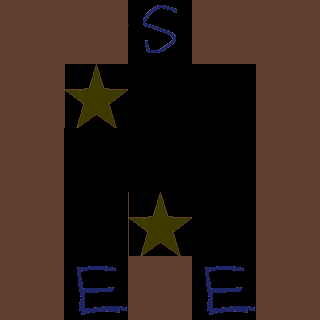

The image is a tile-based game level rendered from a .tmx file. Its description and complete source (layers, tilesets, objects, tile grids) follow:
An orthogonal 5x5 tile map with 64x64 px tiles, 2 tile layers (Tile Layer 1, Special Tiles), 2 tilesets.

<map version="1.0" orientation="orthogonal" renderorder="right-down" width="5" height="5" tilewidth="64" tileheight="64" nextobjectid="9">
 <tileset firstgid="1" name="SinglePipeTileset" tilewidth="64" tileheight="64" tilecount="16" columns="4">
  <image source="SinglePipeTileset.png" width="256" height="256" />
 </tileset>
 <tileset firstgid="17" name="Objects" tilewidth="64" tileheight="64" tilecount="16" columns="4">
  <image source="ObjectsTileSet.png" width="256" height="256" />
 </tileset>
 <layer name="Tile Layer 1" width="5" height="5">
  <data>
   <tile gid="0" />
   <tile gid="0" />
   <tile gid="9" />
   <tile gid="0" />
   <tile gid="0" />
   <tile gid="0" />
   <tile gid="2" />
   <tile gid="5" />
   <tile gid="8" />
   <tile gid="0" />
   <tile gid="0" />
   <tile gid="13" />
   <tile gid="11" />
   <tile gid="12" />
   <tile gid="0" />
   <tile gid="0" />
   <tile gid="9" />
   <tile gid="1" />
   <tile gid="9" />
   <tile gid="0" />
   <tile gid="0" />
   <tile gid="9" />
   <tile gid="0" />
   <tile gid="9" />
   <tile gid="0" />
  </data>
 </layer>
 <layer name="Special Tiles" width="5" height="5" opacity="0.51">
  <data>
   <tile gid="17" />
   <tile gid="17" />
   <tile gid="19" />
   <tile gid="17" />
   <tile gid="17" />
   <tile gid="17" />
   <tile gid="18" />
   <tile gid="0" />
   <tile gid="0" />
   <tile gid="17" />
   <tile gid="17" />
   <tile gid="0" />
   <tile gid="0" />
   <tile gid="0" />
   <tile gid="17" />
   <tile gid="17" />
   <tile gid="0" />
   <tile gid="18" />
   <tile gid="0" />
   <tile gid="17" />
   <tile gid="17" />
   <tile gid="20" />
   <tile gid="17" />
   <tile gid="20" />
   <tile gid="17" />
  </data>
 </layer>
</map>